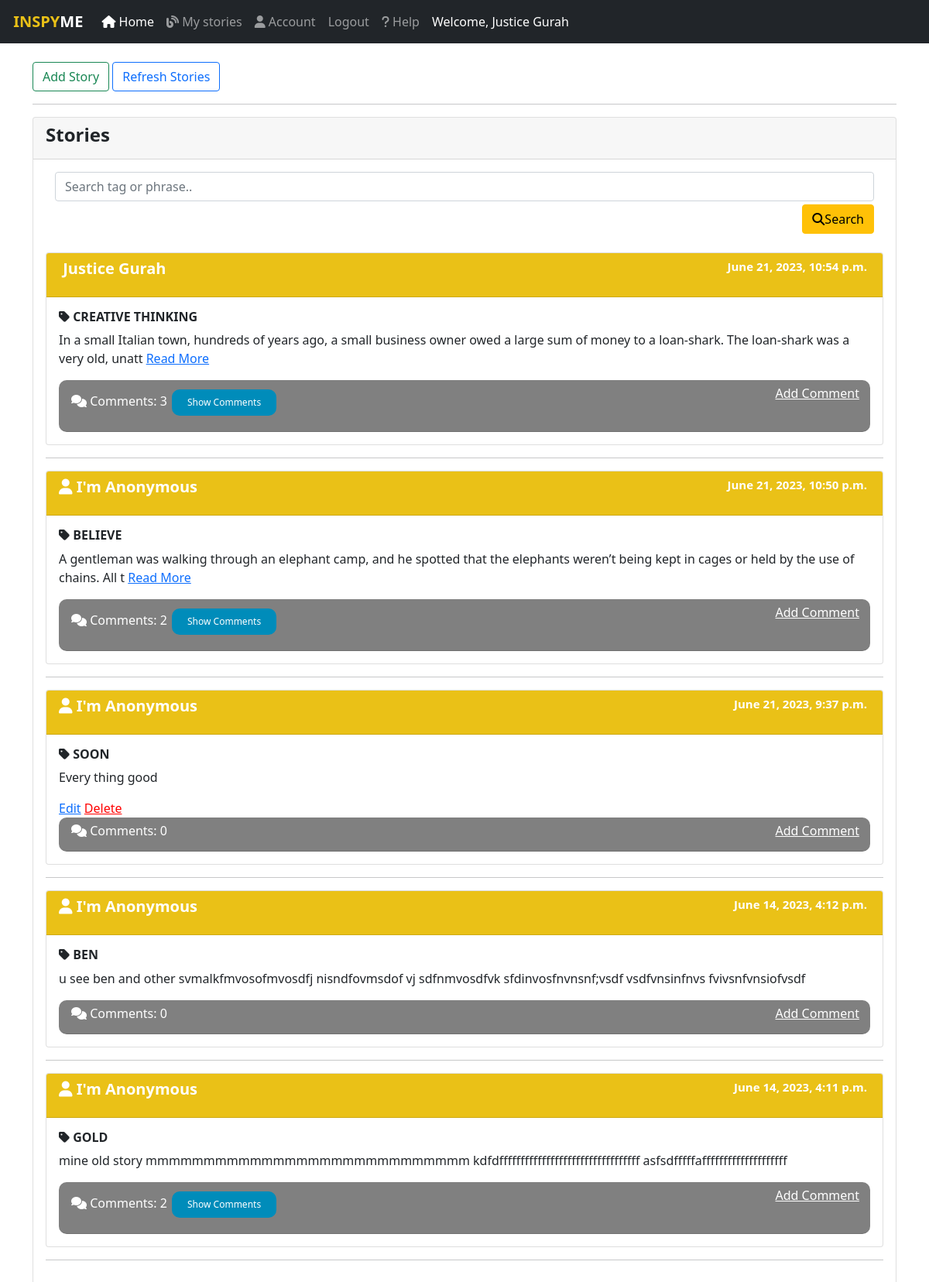
The app's page / (signed in) with its own data.
### inspyme/models.py (models this page shows, shortened)
class CustomUser(AbstractUser):
    GENDER = [("M", "Male"), ("F", "Female")]
    username = models.CharField(max_length=30, null=True, blank=True)  # Removed username, using email instead
    email = models.EmailField(unique=True)
    gender = models.CharField(max_length=1, choices=GENDER)
    profile_pic = models.ImageField(upload_to='profile_pics/', null=True, blank=True)
    address = models.TextField()
    created_at = models.DateTimeField(auto_now_add=True)
    updated_at = models.DateTimeField(auto_now=True)
    USERNAME_FIELD = "email" #make email the user entry field
    REQUIRED_FIELDS = []
    object = CustomUserManager() #call the user manager to save user

class Story(models.Model):
    author = models.ForeignKey(CustomUser, null=True, blank = False, on_delete=models.CASCADE) #the one posting the story
    tag = models.CharField(max_length=100, null=True, blank=False) #give the story a title or a tag
    story = models.TextField(null=True, blank=False) #the actual story
    is_anonymous = models.BooleanField(default=True) #user should choose to show identity or not
    date_posted = models.DateTimeField (auto_now=True) #picks current date and time

### inspyme/views.py (the view)
# urls.py: path("", views.home, name='home'),
@login_required
def home(request):
    query = request.GET.get('q') #get the query from the search form
    stories = Story.objects.all().order_by('-date_posted')
    if query:
        stories = stories.filter(
            Q(tag__icontains=query) |
            Q(story__icontains=query)
        )
    for story in stories:
        comments = story.comment_set.all()
        c = comments.count()
        story.comments = comments
        story.comments.count = c
    context = {
        'stories': stories,
    }
    return render(request, 'home.html', context)

### inspyme/templates/home.html (shortened to what this page needs)
{% extends 'main.html' %}
{% load static %}
{% block content %}
<div class="container">
  <br>
<a class="btn btn-outline-success" href="{% url 'addstory'%}">Add Story</a>
<a class="btn btn-outline-primary" href="{% url 'home' %}">Refresh Stories</a>
  <hr>
  <div class="card">
    <div class="card-header">
      <h4><strong>Stories</strong></h4>
    </div>
    <div class="card-body">
      <div class='container'>
        <form method="GET" action="{% url 'home' %}">
          <input class='form-control' type="text" name="q" placeholder="Search tag or phrase..">
          <div class="d-grid gap-2 d-md-flex justify-content-md-end">
          <button class='btn btn-warning' style='margin-top: 4px' type="submit"><i class="fa fa-search"></i>Search</button></div>
        </form>
      </div>
      <br>
      {% for story in stories %}
        <div class="card">
          <div class="card-header" style="background-color: #EAC117">
            <h5><strong style="color: white;">
                {% if story.is_anonymous %}
              <p><i class="fa-solid fa-user"></i> I'm Anonymous
                <span class="rightdatee">{{ story.date_posted }}</span>
              </p>
            {% else %}
              <p><img scr=""> {{ story.author.get_full_name }}
                <span class="rightdatee">{{ story.date_posted }}</span>
              </p>
            {% endif %}
            </strong></h5>
          </div>
          <div class="card-body">
            <h6><i class="fa-solid fa-tag"></i> <strong>{{ story.tag | upper }}</strong></h6>
            <p class="story-content">
              {{ story.story|slice:":150" }}{% if story.story|length > 150 %}<span class="hidden-content" style="display:none;">{{ story.story|slice:"50:" }}</span> <a href="javascript:;" class="read-more">Read More</a>{% endif %}
            </p>
            {% if user == story.author %}
              <a href="{% url 'editstory' story.id %}">Edit</a>
              <a style="color: red" href="{% url 'deletestory' story.id %}" onclick="return confirm('Are you sure you want to delete this story ?')">Delete</a>
            {% endif %}
            <div class="card-header" style="background-color: gray; border-radius: 10px">
              <h6 style="color:white">
                  <i class="fa-solid fa-comments"></i> Comments: {{story.comments.count}}
                  <a class="addcomment" href="{% url 'addcomment' story.id %}">Add Comment</a>
                  {% if story.comments.count > 0 %}
                  <button class="toggle-comments" type="button">Show Comments</button>
                  {% endif %}
              </h6>
          </div>
          </div>
        </div>
        <hr />
      {% endfor %}
    </div>
  </div>
</div>
{% endblock content %}

### inspyme/templates/main.html (shortened to what this page needs)
<!DOCTYPE html>
{% load static %}
<html lang="en">
<head>
    <link href="https://cdn.jsdelivr.net/npm/bootstrap@5.0.2/dist/css/bootstrap.min.css" rel="stylesheet">
    <link rel="stylesheet" type="text/css" href="{% static 'main.css' %}">
</head>
<body>
    <nav class="navbar navbar-expand-lg navbar-dark bg-dark">
        <div class="container-fluid">
          <a class="navbar-brand" {% if user.is_authenticated %} href="{% url 'home'%}" {% else %} href="{% url 'login_page'%}" {% endif %}><strong><span style="color: #EAC117;"> INSPY</span>ME</strong></a>
          <div class="collapse navbar-collapse" id="navbarNavDropdown">
            <ul class="navbar-nav">
              {% if user.is_authenticated %}
              <li class="nav-item">
                {% url 'home' as home %}
                <a class="nav-link {% if home == request.path %} active {% endif %}" aria-current="page" href="{% url 'home' %}"><i class="fa-solid fa-house"></i> Home</a>
              </li>
              <li class="nav-item">
                {% url 'mystory' as mystory %}
                <a class="nav-link {% if mystory == request.path %} active {% endif %} " href="{% url 'mystory' %}"><i class="fa-sharp fa-solid fa-blog"></i> My stories</a>
              </li>
              <li class="nav-item">
                {% url 'editaccount' as editaccount %}
                <a class="nav-link {% if editaccount == request.path %} active {% endif %}" aria-current="page" href="{% url 'editaccount' request.user.id %}"><i class="fa-solid fa-user"></i> Account</a>
              </li>
              <li class="nav-item">
                <a class="nav-link" href="{% url 'user_logout' %}"> Logout</a>
              </li>
              {% endif %}
              <li class="nav-item">
                {% url 'help' as help %}
                <a class="nav-link {% if help == request.path %} active {% endif %}" href="{% url 'help' %}"><i class="fa-sharp fa-solid fa-question"></i> Help</a>
              </li>
              {% if user.is_authenticated %}
              <li class="nav-item">
                <a class="nav-link active" href="#"> Welcome, {{request.user.get_full_name}}</a>
              </li>
              {% endif %}
            </ul>
          </div>
        </div>
      </nav>
    {% block content %}
    {% endblock content %}
</body>
</html>

### static/main.css (style rules this page uses)
.rightdatee { position: absolute; right: 0; margin-right: 20px; font-size: 15px; }
.addcomment { position: absolute; right: 0; margin-right: 30px; color: white; }
.toggle-comments { background-color: #008CBA; color: white; border: none; padding: 10px 20px; text-align: center; text-decoration: none; display: inline-block; font-size: 12px; margin: 4px 2px; cursor: pointer; border-radius: 10px; }

### records on screen
CustomUser: user.get_full_name "Justice Gurah"
Story: author.get_full_name "Justice Gurah", date_posted "June 21, 2023, 10:54 p.m.", tag "CREATIVE THINKING", story "In a small Italian town, hundreds of years ago, a small business owner owed a large sum of money to a loan-shark. The loan-shark was a very old, unatt", comments.count "3", shows "Show Comments"
Story: date_posted "June 21, 2023, 10:50 p.m.", tag "BELIEVE", story "A gentleman was walking through an elephant camp, and he spotted that the elephants weren’t being kept in cages or held by the use of chains. All t", comments.count "2", shows "Show Comments"
Story: date_posted "June 21, 2023, 9:37 p.m.", tag "SOON", story "Every thing good", shows "Edit", comments.count "0"
Story: date_posted "June 14, 2023, 4:12 p.m.", tag "BEN", story "u see ben and other svmalkfmvosofmvosdfj nisndfovmsdof vj sdfnmvosdfvk sfdinvosfnvnsnf;vsdf vsdfvnsinfnvs fvivsnfvnsiofvsdf", comments.count "0"
Story: date_posted "June 14, 2023, 4:11 p.m.", tag "GOLD", story "mine old story mmmmmmmmmmmmmmmmmmmmmmmmmmmm kdfdfffffffffffffffffffffffffffffffff asfsdfffffaffffffffffffffffffff", comments.count "2", shows "Show Comments"
